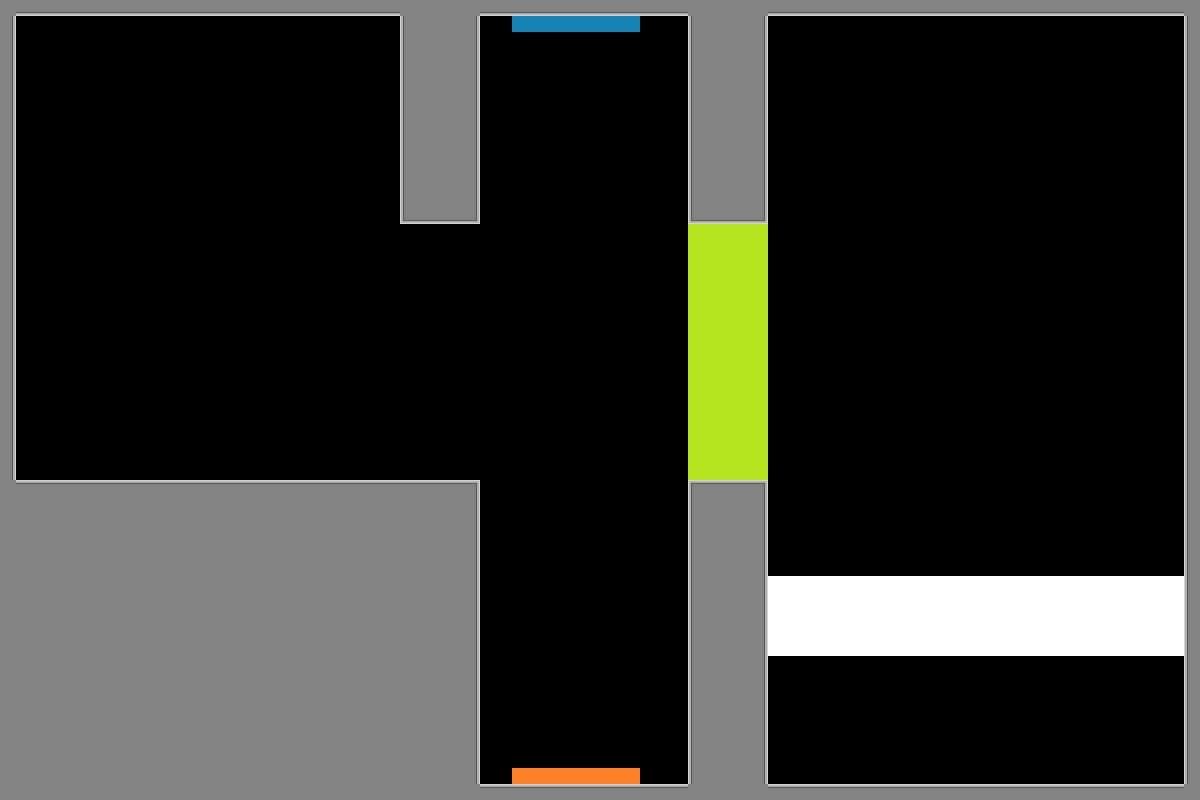

This is a level from a 2D game, rendered from its Tiled map with the project's own tilesets. A one-line summary and the map file follow, with tile-layer data summarised:
An orthogonal 75x50 tile map with 16x16 px tiles, 1 tile layer (Tile Layer 1) and 4 objects (green_button, white_button, Orange_portal_floor, B_portal_ceiling).

<map version="1.10" tiledversion="1.12.2" orientation="orthogonal" renderorder="right-down" width="75" height="50" tilewidth="16" tileheight="16" infinite="0" nextlayerid="3" nextobjectid="5">
 <tileset firstgid="1" source="place_holder_tileset.tsx" />
 <layer id="1" name="Tile Layer 1" width="75" height="50">
  <data>[3750 cells, 1248 non-empty, 13 distinct tile ids]</data>
 </layer>
 <objectgroup id="2" name="object_layer">
  <object id="1" name="green_button" x="50.6132" y="333.872" width="128" height="32" rotation="90">
   <properties>
    <property name="obj_type" value="button" />
   </properties>
  </object>
  <object id="2" name="white_button" x="1148.63" y="411.646" width="132.71" height="43.4324" rotation="270">
   <properties>
    <property name="obj_type" value="button" />
   </properties>
  </object>
  <object id="3" name="Orange_portal_floor" x="511.534" y="766.544" width="128" height="16">
   <properties>
    <property name="portal_id" type="int" value="2" />
    <property name="portal_rotation" type="int" value="0" />
    <property name="portal_target" type="int" value="1" />
    <property name="portal_type" value="portal" />
   </properties>
  </object>
  <object id="4" name="B_portal_ceiling" x="513.892" y="14.9226" width="128" height="16">
   <properties>
    <property name="portal_id" type="int" value="1" />
    <property name="portal_rotation" type="int" value="180" />
    <property name="portal_target" type="int" value="2" />
    <property name="portal_type" value="portal" />
   </properties>
  </object>
 </objectgroup>
</map>
